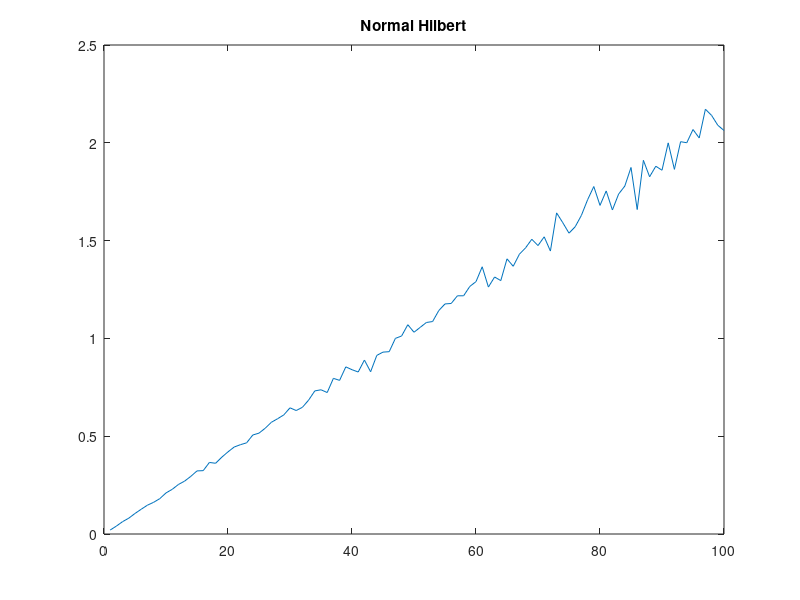
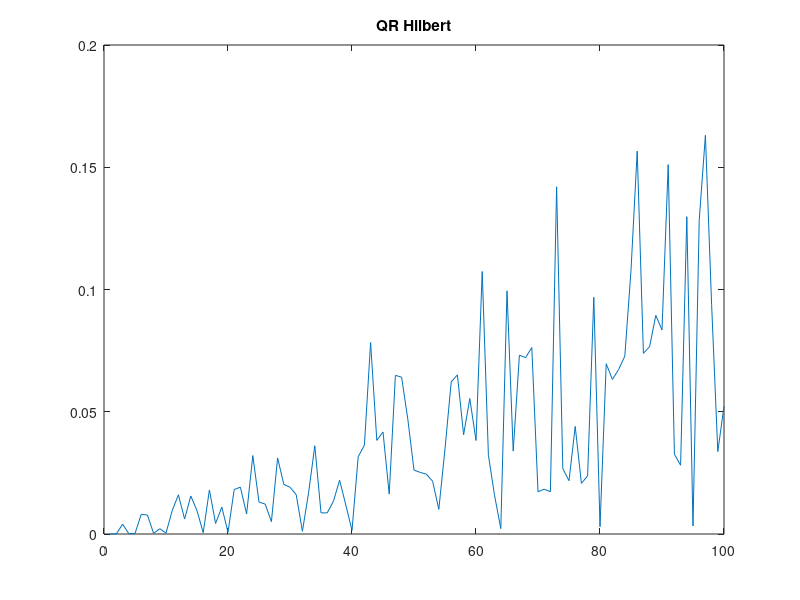
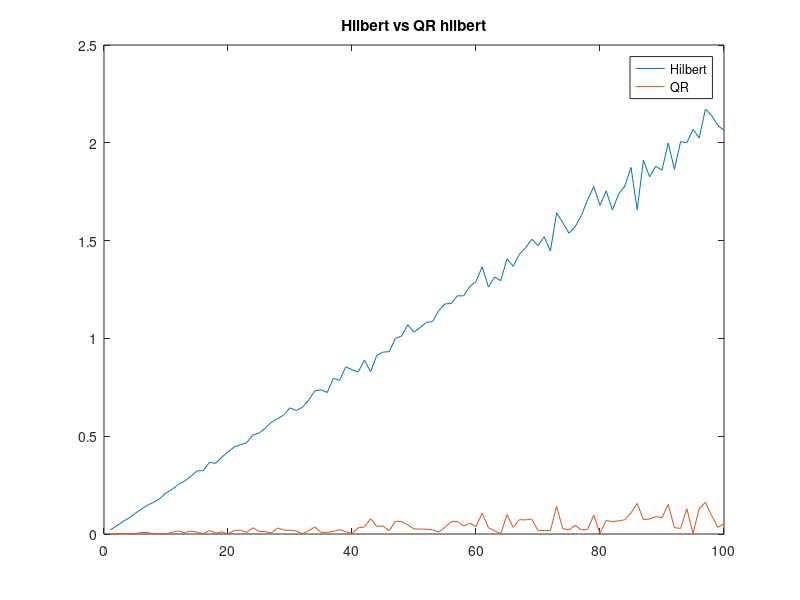

Reproduce these figures in MATLAB, in order.
%% Resolucion de sistema de ecuacion Hilbert con QR

dim = 10;
h = hilb(dim);
ones15 = ones(dim,1);
b = zeros(dim,1,100);
x = zeros(dim,1,100);
xcalc = zeros(dim,1,100);
error = zeros(100,1);

[Q,R] = qr(h);

% Se mejora hilbert
xcalcmej = zeros(dim,1,100);
errormej = zeros(100,1);

for n=1:100
    x(:,:,n) = n*ones15;
    b(:,:,n) = h*x(:,:,n);
    xcalc(:,:,n) = inv(h)*b(:,:,n);
    
    y = Q'*b(:,:,n);
    xcalcmej(:,:,n) = inv(R)*y;
    error(n) = norm(x(:,:,n)-xcalc(:,:,n),2);
    errormej(n) = norm(x(:,:,n)-xcalcmej(:,:,n),2);
end

legend1 = 'Hilbert';
legend2 = 'QR';

figure
plot(error);
title('Normal Hilbert');

figure
plot(errormej);
title('QR Hilbert');

figure
plot(error);
hold on
plot(errormej);
hold off
title('Hilbert vs QR hilbert');
legend(legend1,legend2);
